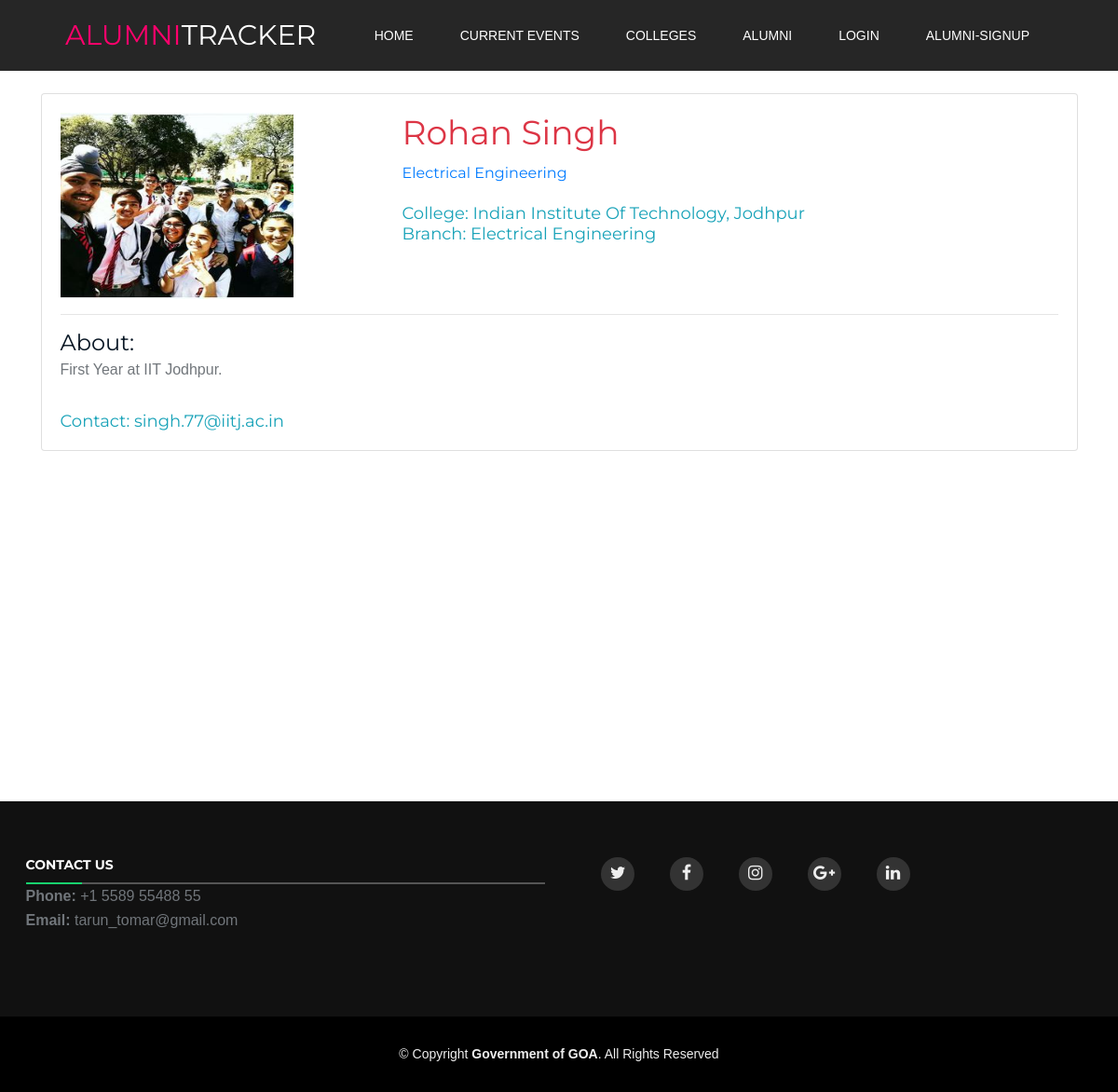
/alumni/10/, run on the app's committed database.
### newApp/models.py (models this page shows, shortened)
class User(AbstractUser):
    is_college = models.BooleanField(default=False)
    College = models.CharField(
        max_length=80,
        choices=COLLEGE_CHOICES,
        default="None"
    )
    About = models.TextField(max_length=800)
    Work = models.TextField(max_length=50)
    Year_Joined = models.CharField(max_length=4)
    Branch = models.CharField(max_length=50)
    Image = models.ImageField(
        upload_to='images',
        default='default/test.png'
    )
    Verified = models.BooleanField(default=False)

### newApp/views.py (the view)
class AlumniDetailView(View):
    def get(self, request, *args, **kwargs):
        alumni = get_object_or_404(User, pk=kwargs['pk'])
        context = {'alumni': alumni}
        return render(request, "alumni.html", context)

### templates/alumni.html (shortened to what this page needs)
{% extends "base.html" %}
{%block content%}
<div class="container ">
    <br>
    <div class="card testimonial-card mr-3 mb-3 ml-3">
        <div class="card-body">
            <div class="row">
                <div class="col-sm-4">
                    <img src="{{ alumni.Image.url }}" style="height: 200px;width: 250px">
                </div>
                <div class="col-sm-8">
                    <h2 class="card-title text-danger">{{alumni.first_name}}  {{alumni.last_name}}</h2>
                    <h6 class="text-primary">{{alumni.Work}}</h6>
                    <br>
                    <h5 class="text-info">College: {{alumni.College}}</h5>
                    <h5 class="text-info">Branch: {{alumni.Branch}}</h5>
                </div>
            </div>
            <hr>
            <h4>About:</h4>
            <h6>{{alumni.About|safe|linebreaks}}</h6>
            <h5 class="text-info">Contact: {{alumni.email}}</h5>
        </div>
    </div>
</div>
<br>
<br>
<br>
<br>
<br>
<br>
<br>
<br>
<br>
<br>
<br>
<br>
<br>
<br>
<br>
{%endblock%}

### static/base/css/style.css (style rules this page uses)
body { background: #fff; color: #666666; font-family: "Open Sans", sans-serif; }
p { padding: 0; margin: 0 0 30px 0; }
h1, h2, h3, h4, h5, h6 { font-family: "Montserrat", sans-serif; font-weight: 400; margin: 0 0 20px 0; padding: 0; }

### static/base/header/css/style.css (style rules this page uses)
html, body { height: 100%; font-family: "Helvetica 65 Medium", sans-serif; -webkit-font-smoothing: antialiased; font-smoothing: antialiased; }
h1, h2, h3, h4, h5, h6 { margin: 0; color: #081624; }
h2 { font-size: 36px; }
h4 { font-size: 24px; }
h5 { font-size: 18px; }
h6 { font-size: 16px; }
p { font-size: 16px; color: #71767b; line-height: 1.8; font-family: "Helvetica 45 Light", sans-serif; }
img { max-width: 100%; }
@media (min-width: 1200px) { .container { max-width: 1175px; } }

### data on the page
User: Image (picture), first_name "Rohan", last_name "Singh", Work "Electrical Engineering", College "Indian Institute Of Technology, Jodhpur", Branch "Electrical Engineering", About "First Year at IIT Jodhpur.", email "singh.77@iitj.ac.in"
